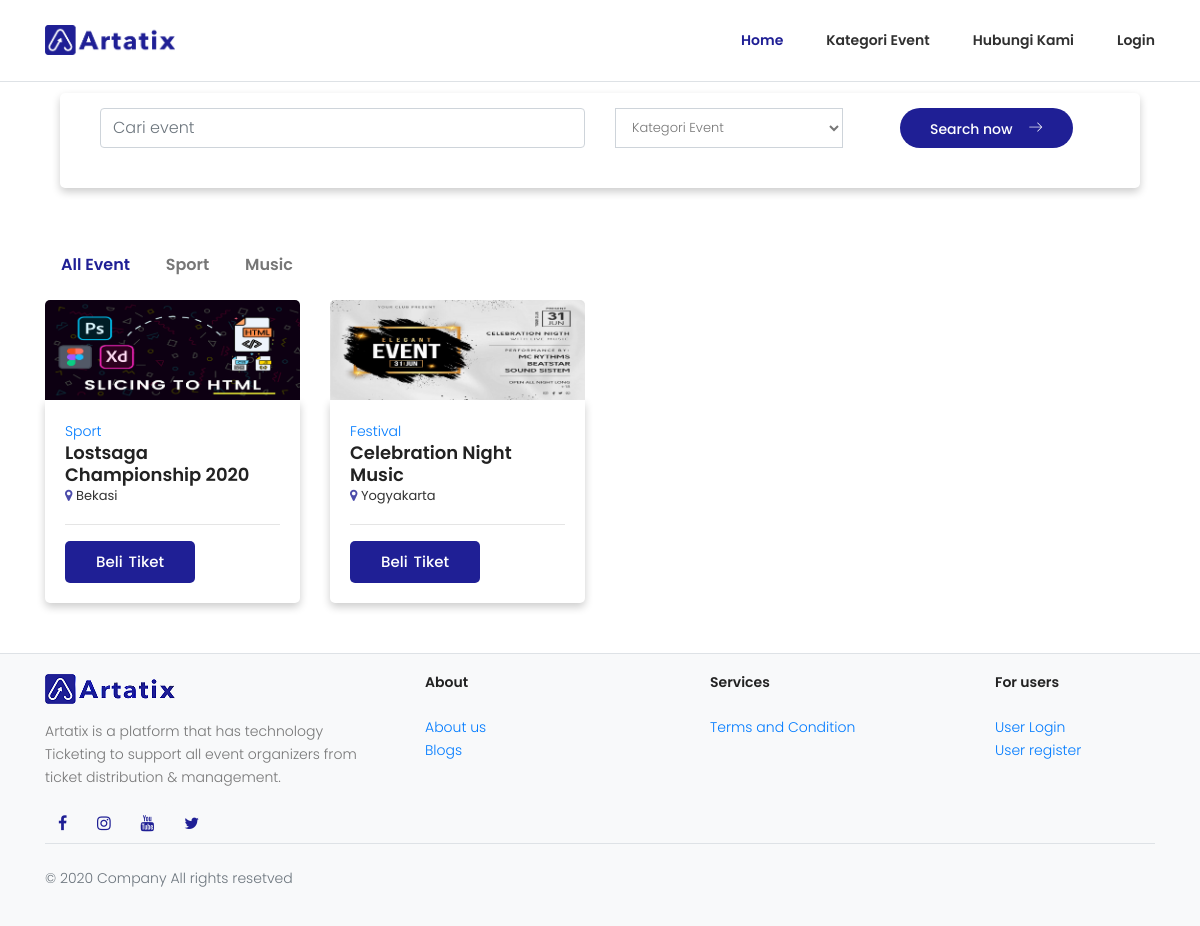
The page / on the database its author committed.
### tables this page shows
CREATE TABLE `tbl_event` (
  `event_id` varchar(20) NOT NULL,
  `event_name` varchar(50) NOT NULL,
  `event_category` varchar(50) NOT NULL,
  `event_picture` varchar(50) NOT NULL,
  `event_description` text NOT NULL,
  `event_location` text NOT NULL,
  `event_date_start` varchar(15) NOT NULL,
  `event_date_finish` varchar(15) NOT NULL,
  `event_time_start` time NOT NULL,
  `event_time_finish` time NOT NULL,
  `event_status` varchar(20) NOT NULL,
  `event_sk` text NOT NULL,
  `event_jenis` varchar(20) NOT NULL,
  `user_id` varchar(20) NOT NULL
);

### index.php (the view, shortened to what this page needs)
<?php
include "koneksi/koneksi.php";
?>
<!DOCTYPE html>
<html lang="zxx" class="no-js">
<head>
    <?php
    include "bundle_css_enduser.php";
    ?>
</head>
<body>
    <header class="default-header border-bottom">
        <div class="main-menu">
            <div class="container">
                <div class="row align-items-center justify-content-between d-flex">
                    <div id="logo">
                        <div class="container">
                            <a href="index.php"><img src="img/logo/Artatix2.png" width="130" height="30" alt="" title="" /></a>
                        </div>
                    </div>
                    <nav id="nav-menu-container">
                        <ul class="nav-menu">
                            <li class="menu-active"><a href="index.php">Home</a></li>
                            <li><a href="page_kategori.php">Kategori Event</a></li>
                            <li><a href="page_contact.php">Hubungi Kami</a></li>
                            <?php
                                if(isset($_SESSION['user_level'])){
                                    $id_u = $_SESSION['user_id'];
                                    $queryName = mysqli_query($konek, "SELECT user_email FROM tbl_user WHERE user_id='$id_u'");
                                    $name = mysqli_fetch_object($queryName);
                                    if($_SESSION['user_level'] === 'admin'){
                                        echo '<li><a href="role_admin/index.php">'.$name->user_email.'</a></li>';
                                    } elseif($_SESSION['user_level'] === 'member') {
                                        echo '<li><a href="role_member/index.php">'.$name->user_email.'</a></li>';
                                    } else {
                                        echo '<li><a href="page_login.php">Login</a></li>';
                                    }
                                } else {
                                    echo '<li><a href="page_login.php">Login</a></li>';
                                }
                            ?>
                        </ul>
                    </nav>
                </div>
            </div>
        </div>
    </header><br>
    <div class="white-space-20"></div>
    <section class="home-banner-area relative" id="home">
        <div class="white-space-10"></div>
        <div class="container">
            <div class="banner-content col-lg-12 col-md-12">
                <div class="search-field">
                    <form class="search-form" action="get">
                        <div class="row">
                            <div class="col-lg-6 col-md-6 col-xs-6">
                                <input type="text" class="form-control" id="name" name="name" placeholder="Cari event ">
                            </div>
                            <div class="col-lg-3 col-md-6 col-xs-6">
                                <select name="location" class="app-select form-control" required>
                                    <option data-display="Category">Kategori Event</option>
                                </select>
                            </div>
                            <div class="col-lg-3 col-md-6 col-xs-6">
                                <button class="primary-btn btn-square">Search now<span class="lnr lnr-arrow-right"></span></button>
                            </div>
                        </div>
                    </form>
                </div>
            </div>
        </div>
    </section>
    <section class="property-area section-gap relative " id="property">
        <div class="container">
            <div class="tabset">
                <label for="tab1">All Event</label>
                <label for="tab2">Sport</label>
                <label for="tab3">Music</label>
                <div class="tab-panels">
                    <section id="marzen" class="tab-panel">
                        <div class="row">
                            <?php $result = mysqli_query($konek, "SELECT*FROM tbl_event where event_jenis='1'");
                            while ($ambilevent = mysqli_fetch_array($result)) {
                                $event_picture = $ambilevent['event_picture']; ?>
                            <div class="col-lg-3">
                                <a href="page_event_detail.php?id=<?php echo $ambilevent['event_id']; ?>">
                                    <div class="card-image">
                                        <img class="page_event_detail.php" src="img/event_banner/<?php echo $ambilevent['event_picture']; ?>" alt="">
                                    </div>
                                    <div class="single-property">
                                        <span class="card-content-span"><?php echo $ambilevent['event_category']; ?></span>
                                        <h4 class="card-content-h4"><?php echo $ambilevent['event_name']; ?></h4>
                                        <p class="card-content-p-location"><i class="fa fa-map-marker" aria-hidden="true"></i>&nbsp;<?php echo $ambilevent['event_location']; ?></p>
                                        <hr>
                                        <div class="card-content-more_event">
                                            <a href="page_event_detail.php?id=<?php echo $ambilevent['event_id']; ?>" class="genric-btn btn-sm primary circle">Beli Tiket</a>
                                        </div>
                                    </div>
                                </a>
                            </div>
                        <?php } ?>
                    </section>
                </div>
            </div>
        </div>
    </section>
    <?php
    include "footer.php";
    ?>
</body>
</html>

### rows shown on the page
tbl_event: event_picture (picture), event_category "Sport", event_name "Lostsaga Championship 2020", event_location "Bekasi"
tbl_event: event_picture (picture), event_category "Festival", event_name "Celebration Night Music", event_location "Yogyakarta"
